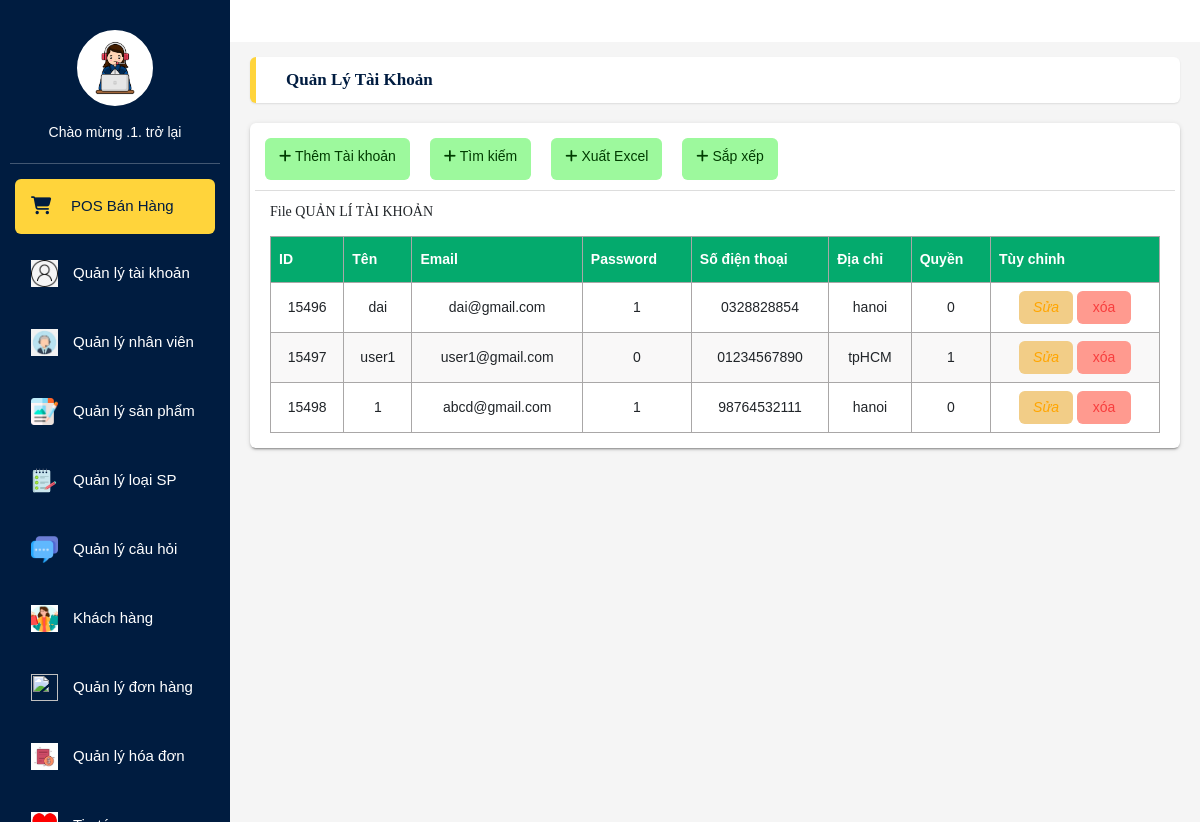
The app's page /VanPhongPham/TaiKhoan/TestAPIGET (signed in) with its own data.
### tables this page shows
CREATE TABLE `tbltk` (
  `id_taikhoan` int(11) NOT NULL,
  `ten` varchar(50) NOT NULL,
  `email` varchar(255) NOT NULL,
  `pass` varchar(255) NOT NULL,
  `sdt` varchar(15) NOT NULL,
  `quyen` int(11) NOT NULL,
  `diachi` varchar(255) NOT NULL
);

### VanPhongPham/mvc/core/Controller.php (called while the page is built, shortened)
<?php
    class Controller{
        public function view($view, $data=[]){
            require_once "./mvc/views/".$view.".php";
        }
    }
?>

### VanPhongPham/mvc/controllers/TaiKhoan.php (called while the page is built, shortened)
<?php
class TaiKhoan extends Controller{
    function SayHi(){
        $this->ShowListTK();
    }
    function ShowListTK(){
         $taikhoanmodel = $this->model("TaiKhoanModel");
        $this->view("TaiKhoanfrm", [
            "TK" => $taikhoanmodel->listTaiKhoan()
        ]);
    }
}
?>

### VanPhongPham/mvc/core/App.php (called while the page is built, shortened)
<?php
class App{
    protected $action="SayHi";
    function __construct(){
        $arr = $this->UrlProcess();
        if( file_exists("./mvc/controllers/".$arr[0].".php") ){
            unset($arr[0]);
        }
        $this->controller = new $this->controller;
        if(isset($arr[1])){
            unset($arr[1]);
        }
        $this->params = $arr?array_values($arr):[];
        call_user_func_array([$this->controller, $this->action], $this->params );
    }
    function UrlProcess(){
        if( isset($_GET["url"]) ){
            return explode("/", filter_var(trim($_GET["url"], "/")));
        }
    }
}
?>

### VanPhongPham/index.php (called while the page is built, shortened)
<?php
    $myApp = new App();
?>

### VanPhongPham/mvc/core/DB.php (called while the page is built, shortened)
<?php
    class DB{
        protected $servername = "localhost";
        protected $username = "root";
        protected $password = "";
        function __construct(){
            $this->con = mysqli_connect($this->servername, $this->username, $this->password);
        }
    }
?>

### VanPhongPham/mvc/models/TaiKhoanModel.php (called while the page is built, shortened)
<?php
class TaiKhoanModel extends DB{
    public function listTaiKhoan(){
        $sql = "SELECT * FROM tbltk";
         return $result = mysqli_query($this->con,$sql);
    }
}
?>

### VanPhongPham/mvc/views/TaiKhoanfrm.php (the view, shortened to what this page needs)
<?php
include "header.php";
include "Left_side.php";
?>
 <main class="app-content">
        <div class="app-title">
            <ul class="app-breadcrumb breadcrumb side">
            <li class="breadcrumb-item active"><a href="TaiKhoanfrm.php"><b>Quản lý Tài Khoản</b></a></li>
            </ul>
        </div>
        <div class="row">
            <div class="col-md-12">
                <div class="tile">
                    <div class="tile-body" >
                    <div class='row element-button'>
                        <div class='col-sm-2' style="display: flex; gap: 10px;" >
                          <a class='btn btn-add btn-sm' href='/VanPhongPham/TaiKhoan/addTK' title='Thêm'><i class='fas fa-plus'></i>
                            Thêm Tài khoản</a>
                            <br>
                            <br>
                            <a class='btn btn-add btn-sm' href='/VanPhongPham/TaiKhoan/SearchTK' title='Tìm'><i class='fas fa-plus'></i>
                            Tìm kiếm </a>
                            <br>
                            <br>
                            <a class='btn btn-add btn-sm' onclick = "xuatexcel()" title='Xuat_excel'><i class='fas fa-plus'></i>
                            Xuất Excel </a>
                            <br>
                            <br>
                            <a class='btn btn-add btn-sm' href='/VanPhongPham/TaiKhoan/sapxepTK' title='Tìm'><i class='fas fa-plus'></i>
                            Sắp xếp </a>
                        </div>
                      </div>
    <?php
    if(mysqli_num_rows($data["TK"])>0){
                echo "<p>File QUẢN LÍ TÀI KHOẢN</p>";
                echo"<table id='customers'>";
                    echo "<thead>";
                        echo "<tr>
                            <th>ID</th>
                            <th>Tên</th>
                            <th>Email</th>
                            <th>Password</th>
                            <th>Số điện thoại</th>
                            <th>Địa chỉ</th>
                            <th>Quyền</th>
                            <th>Tùy chỉnh</th>
                        </tr>
                    </thead>
                    <tbody>";
                        while($row = mysqli_fetch_assoc($data["TK"])){
                            echo "<tr>";
                                echo "<td>" . $row["id_taikhoan"] . "</td>";
                                echo "<td>" . $row["ten"] . "</td>";
                                echo "<td>" . $row["email"] . "</td>";
                                echo "<td>" . $row["pass"] . "</td>";
                                echo "<td>" . $row["sdt"] . "</td>";
                                echo "<td>" . $row["diachi"] . "</td>";
                                echo "<td>" . $row["quyen"] . "</td>";
                            echo "<td> <a href='/VanPhongPham/TaiKhoan/editTK/".$row["id_taikhoan"]."'class='btn btn-edit ' type='button' title='Sửa'>
                            <i class=''>Sửa</i> </a>
                            <a href='/VanPhongPham/TaiKhoan/deletetk/".$row["id_taikhoan"]."'
                           onclick = \" javascript: return confirm('ban chac chan muon xoa') \" class='btn btn-delete' type='button' title='Xóa'>xóa</a> </td>
                           ";
                           echo"</tr>";
                        }
                    echo "</tbody>";
                    echo "</table>";
        }
        else{
            echo "Khong co ban ghi";
        }
?>
</div>
    </div>
</div>
</div>
</main>
</body>
</html>

### records on screen
tbltk: id_taikhoan "15496", ten "dai", email "dai@gmail.com", pass "1", sdt "0328828854", diachi "hanoi", quyen "0"
tbltk: id_taikhoan "15497", ten "user1", email "user1@gmail.com", pass "0", sdt "01234567890", diachi "tpHCM", quyen "1"
tbltk: id_taikhoan "15498", ten "1", email "abcd@gmail.com", pass "1", sdt "98764532111", diachi "hanoi", quyen "0"

### other values on screen
$a "1"
